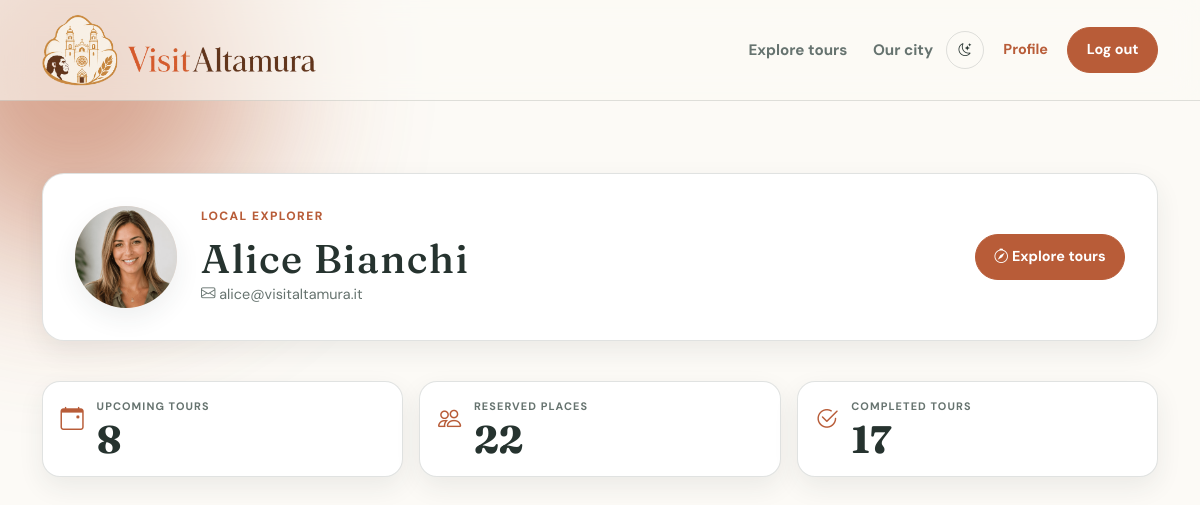
The page /profile/participant (signed in) on the database its author committed.
### tables this page shows
CREATE TABLE "users" (
	"id"	INTEGER NOT NULL UNIQUE,
	"first_name"	TEXT NOT NULL,
	"last_name"	TEXT NOT NULL,
	"email"	TEXT NOT NULL UNIQUE,
	"password"	TEXT NOT NULL,
	"role"	TEXT NOT NULL CHECK("role" IN ('guide', 'participant', 'admin')),
	"profile_img"	TEXT,
	"created_at"	TEXT NOT NULL DEFAULT CURRENT_TIMESTAMP,
	PRIMARY KEY("id" AUTOINCREMENT)
);

### app.py (the view)
@app.route("/profile/participant")
@login_required
def profile_participant():
    user = current_user
    if user.role != 'participant':
        flash("Access denied: this page is only for participants", "danger")
        return redirect(url_for("home"))
    current_datetime = datetime.now()
    db_reservations = reservations_dao.get_reservations_for_participant(user.id)
    number_people = 0
    upcoming_reservations = []
    number_upcoming_reservations = 0
    history_reservations = []
    number_completed_reservations = 0
    for reservation in db_reservations:
        guests = reservations_dao.get_guests_by_reservation(reservation["id"])
        tour_weekday = date.fromisoformat(reservation["tour_date"]).weekday()
        weekly_plan = tours_dao.get_tour_weekly_plan(reservation["tour_id"])
        start_time = None
        for plan in weekly_plan:
            if int(plan["day_of_week"]) == tour_weekday:
                start_time = plan["start_time"]
                break
        cancellable = False
        if start_time is not None:
            tour_datetime = datetime.fromisoformat(reservation["tour_date"] + " " + start_time)
            if reservation["status"] == "cancelled":
                history_reservations.append({
                    "reservation": reservation,
                    "guests": guests,
                    "start_time": start_time,
                    "cancellable": cancellable
                })
            elif reservation["status"] == "confirmed":
                if tour_datetime > current_datetime:
                    cancellable = (tour_datetime - current_datetime >= timedelta(hours=24))
                    upcoming_reservations.append({
                        "reservation": reservation,
                        "guests": guests,
                        "start_time": start_time,
                        "cancellable": cancellable
                        })
                    number_upcoming_reservations += 1
                    number_people += reservation["people_count"]
                else:
                    history_reservations.append({
                        "reservation": reservation,
                        "guests": guests,
                        "start_time": start_time,
                        "cancellable": cancellable
                    })
                    number_completed_reservations += 1
    totals = {
        "upcoming": number_upcoming_reservations,
        "people": number_people,
        "completed": number_completed_reservations
        }
    return render_template("profile_participant.html", p_participant=user, p_totals=totals, p_upcoming_reservations=upcoming_reservations, p_reservation_history=history_reservations)

### app.py (called while the page is built)
@login_manager.user_loader
def load_user(user_id):
    db_user = users_dao.get_user_by_id(user_id)
    if db_user is not None:
        user = User(
            id = db_user['id'],
            first_name = db_user['first_name'],
            last_name = db_user['last_name'],
            email = db_user['email'],
            password = db_user['password'],
            role = db_user['role'],
            profile_img = db_user['profile_img'],
        )
    else:
        user = None
    return user

### reservations_dao.py (called while the page is built)
def get_reservations_for_participant(p_participant_id):
    query = "SELECT R.*, T.title AS tour_title, T.meeting_point, T.duration, T.language, U.first_name AS guide_first_name, U.last_name AS guide_last_name, (SELECT TI.path_img FROM tour_images TI WHERE TI.tour_id = T.id LIMIT 1) AS path_img FROM reservations R, tours T, users U WHERE R.tour_id = T.id AND T.guide_id = U.id AND R.participant_id = ? ORDER BY R.tour_date"
    conn = sqlite3.connect("VisitAltamura_db.db")
    conn.row_factory = sqlite3.Row
    cursor = conn.cursor()
    cursor.execute(query, (p_participant_id,))
    db_reservations = cursor.fetchall()
    conn.commit()
    cursor.close()
    conn.close()
    return db_reservations

def get_guests_by_reservation(p_reservation_id):
    query = "SELECT * FROM reservation_guests WHERE reservation_id = ?"
    conn = sqlite3.connect("VisitAltamura_db.db")
    conn.row_factory = sqlite3.Row
    cursor = conn.cursor()
    cursor.execute(query, (p_reservation_id,))
    db_guests = cursor.fetchall()
    conn.commit()
    cursor.close()
    conn.close()
    return db_guests

### tours_dao.py (called while the page is built)
def get_tour_weekly_plan(p_tour_id):
    query = "SELECT * FROM tour_weekly_plan WHERE tour_id = ? ORDER BY day_of_week, start_time"
    conn = sqlite3.connect("VisitAltamura_db.db")
    conn.row_factory = sqlite3.Row
    cursor = conn.cursor()
    cursor.execute(query, (p_tour_id,))
    db_weekly_plan = cursor.fetchall()
    conn.commit()
    cursor.close()
    conn.close()
    return db_weekly_plan

### users_dao.py (called while the page is built)
def get_user_by_id(p_id):
    query = "SELECT * FROM users WHERE id = ?"
    conn = sqlite3.connect("VisitAltamura_db.db")
    conn.row_factory = sqlite3.Row
    cursor = conn.cursor()
    cursor.execute(query, (p_id,))
    db_user = cursor.fetchone()
    conn.commit()
    cursor.close()
    conn.close()
    return db_user

### templates/profile_participant.html (shortened to what this page needs)
{% extends "base.html" %}
{% block content %}
<section class="section profile-section">
    <div class="container-xl">
        <header class="profile-header reveal reveal-delay-1">
            {% if p_participant.profile_img %}
            <img class="profile-avatar" src="{{ url_for('static', filename=p_participant.profile_img) }}"
                alt="{{ p_participant.first_name }} {{ p_participant.last_name }}">
            {% else %}
            <span class="profile-avatar">
                {{ p_participant.first_name[0] }}
                {{ p_participant.last_name[0] }}
            </span>
            {% endif %}
            <div class="profile-info">
                <p class="section-badge"> Local explorer </p>
                <h1 class="profile-name"> {{ p_participant.first_name }} {{ p_participant.last_name }} </h1>
                <p class="profile-email"> <i class="bi bi-envelope"></i> {{ p_participant.email }} </p>
            </div>
            <a href="{{ url_for('home') }}#tours" class="btn btn-brand profile-btn"> <i class="bi bi-compass"></i>
                Explore tours
            </a>
        </header>
        <div class="row g-3 mt-4">
            <div class="col-12 col-md-4 reveal reveal-delay-2">
                <article class="stats-profile-card">
                    <i class="bi bi-calendar-event"></i>
                    <div class="stats-profile-content">
                        <span>Upcoming tours</span>
                        <strong>{{ p_totals.upcoming }}</strong>
                    </div>
                </article>
            </div>
            <div class="col-12 col-md-4 reveal reveal-delay-3">
                <article class="stats-profile-card">
                    <i class="bi bi-people"></i>
                    <div class="stats-profile-content">
                        <span>Reserved places</span>
                        <strong>{{ p_totals.people }}</strong>
                    </div>
                </article>
            </div>
            <div class="col-12 col-md-4 reveal reveal-delay-4">
                <article class="stats-profile-card">
                    <i class="bi bi-check2-circle"></i>
                    <div class="stats-profile-content">
                        <span>Completed tours</span>
                        <strong>{{ p_totals.completed }}</strong>
                    </div>
                </article>
            </div>
        </div>
    </div>
</section>
{% endblock %}

### static/styles/styles.css (style rules this page uses)
:root { --brand: #b85c38; --brand-dark: #923f25; --brand-soft: #f4ddd0; --brand-soft-2: #e69b75; --text: #26332f; --text-soft: #66736f; --text-white: #ffffff; --text-soft-white: rgba(255, 255, 255, 0.8); --bg: #fcfaf6; --bg-deep: #f3ede4; --bg-soft: #ffffff; --surface-glass: rgba(252, 250, 246, 0.6); --line: rgba(38, 51, 47, 0.14); --shadow-small: 0 10px 26px rgba(38, 51, 47, 0.08); --serif: "Fraunces", Georgia, serif; --sans: "DM Sans", system-ui, -apple-system, BlinkMacSystemFont, "Segoe UI", sans-serif; }
html { scroll-behavior: smooth; }
body { background: var(--bg); color: var(--text); font-family: var(--sans); line-height: 1.6; }
a { color: inherit; text-decoration: none; }
img { height: auto; max-width: 100%; }
.section { padding: 4.5rem 0; }
h1, h2, h3 { color: var(--text); font-family: var(--serif); letter-spacing: 0.035em; line-height: 1.02; }
.reveal { opacity: 0; transform: translateY(20px); }
.reveal.active { animation-name: revealAnimations; animation-duration: 0.70s; animation-timing-function: ease; animation-fill-mode: forwards; }
.reveal-delay-1 { animation-delay: 0.30s; }
.reveal-delay-2 { animation-delay: 0.60s; }
.reveal-delay-3 { animation-delay: 0.90s; }
.reveal-delay-4 { animation-delay: 1.20s; }
.btn { border-radius: 999px; font-size: 0.9rem; font-weight: 700; padding: 0.7rem 1.15rem; }
.btn-brand { background: var(--brand); border: 1px solid var(--brand); color: #ffffff; transition: background-color 0.2s ease, border-color 0.2s ease, transform 0.2s ease; }
.hero-badge, .section-badge, .tour-detail, .tour-section-label { font-size: 0.75rem; font-weight: 800; letter-spacing: 0.12em; text-transform: uppercase; }
.section-badge, .tour-detail, .tour-section-label { margin-bottom: 0.75rem; color: var(--brand); }
.profile-section, .report-section, .reservation-section { min-height: 600px; }
.profile-header, .reservation-header, .report-header { display: flex; align-items: center; justify-content: space-between; flex-wrap: wrap; gap: 1.5rem; margin-bottom: 1.5rem; padding: 2rem; border: 1px solid var(--line); border-radius: 22px; background: var(--bg-soft); box-shadow: var(--shadow-small); }
.profile-avatar { background: var(--brand-soft); border-radius: 50%; color: var(--brand-dark); display: flex; align-items: center; justify-content: center; font-size: 2rem; font-weight: 800; font-family: var(--serif); width: 102px; height: 102px; flex-shrink: 0; text-transform: uppercase; overflow: hidden; object-fit: cover; box-shadow: var(--shadow-small); }
.profile-btn { margin-left: auto; }
.profile-info { flex-grow: 1; min-width: 220px; }
.profile-name, .report-name { font-family: var(--serif); font-size: 2.5rem; line-height: 1; margin-bottom: 0.25rem; }
.profile-email { color: var(--text-soft); font-size: 0.9rem; margin: 0; }
.stats-profile-card, .stats-reservation-card, .stats-report-card { display: flex; align-items: flex-start; gap: 0.8rem; height: 100%; padding: 1.1rem; border: 1px solid var(--line); border-radius: 18px; background: var(--bg-soft); box-shadow: var(--shadow-small); }
.stats-profile-card i, .stats-reservation-card i, .stats-report-card i { flex-shrink: 0; padding-top: 0.15rem; color: var(--brand); font-size: 1.45rem; }
.stats-profile-content, .stats-reservation-content, .stats-report-content { display: flex; flex-direction: column; gap: 0.35rem; }
.stats-profile-content span, .stats-reservation-content span, .stats-report-content span { color: var(--text-soft); font-size: 0.68rem; font-weight: 700; letter-spacing: 0.1em; line-height: 1.4; text-transform: uppercase; }
.stats-profile-content strong, .stats-reservation-content strong, .stats-report-content strong { color: var(--text); font-family: var(--serif); font-size: 2.4rem; line-height: 1; }

### rows shown on the page
users: profile_img (picture), first_name "Alice", last_name "Bianchi", email "alice@visitaltamura.it"

### other values the page prints
{{ p_totals.upcoming }} "8"
{{ p_totals.people }} "22"
{{ p_totals.completed }} "17"
